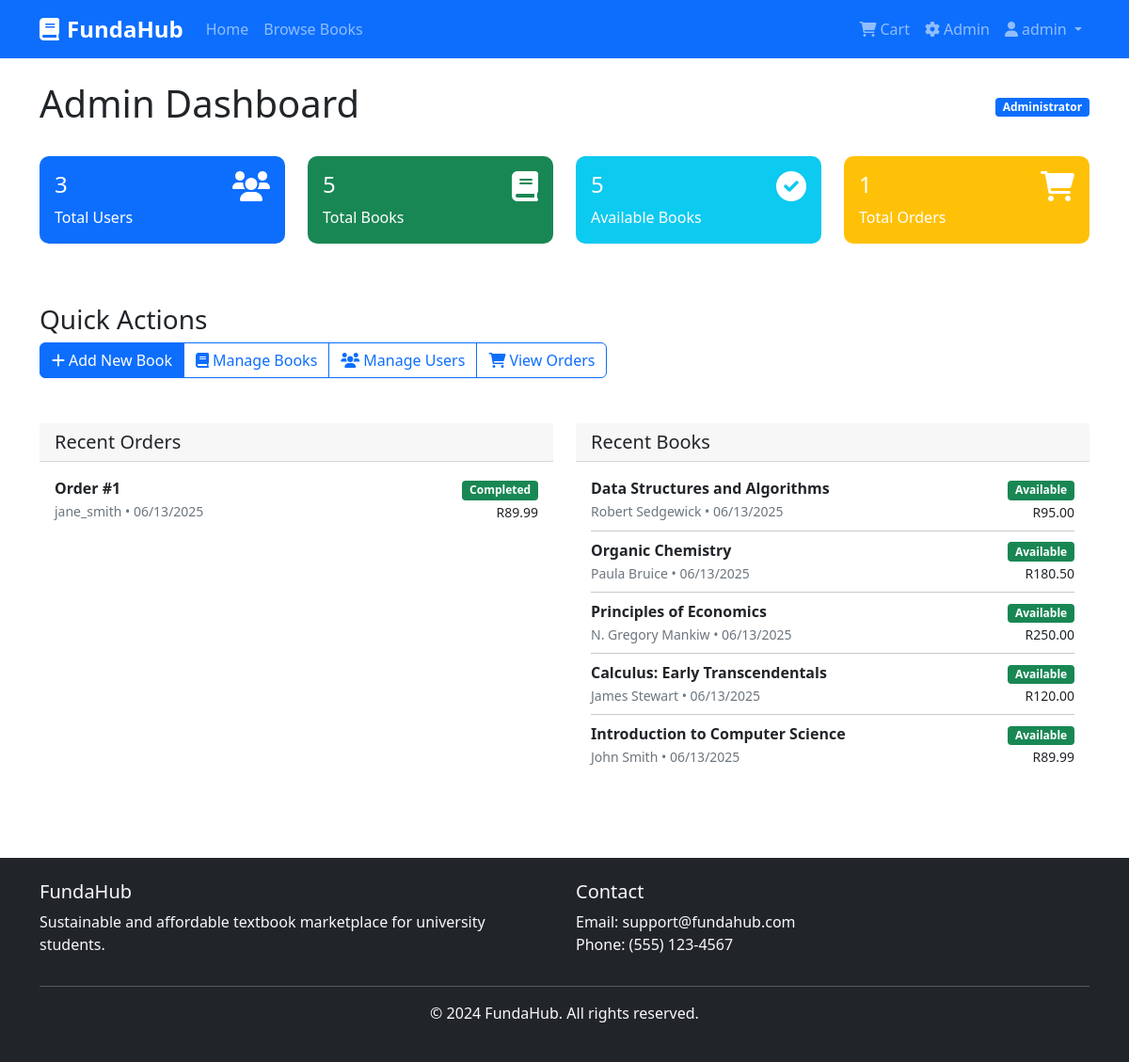
The app's page /admin/dashboard (signed in) with its own data.
### models.py (models this page shows, shortened)
class Order(db.Model):
    id = db.Column(db.Integer, primary_key=True)
    user_id = db.Column(db.Integer, db.ForeignKey('user.id'), nullable=False)
    total_amount = db.Column(db.Float, nullable=False)
    status = db.Column(db.String(50), default='Pending')
    created_at = db.Column(db.DateTime, default=datetime.utcnow)
    items = db.relationship('OrderItem', backref='order', lazy=True)

class User(db.Model):
    id = db.Column(db.Integer, primary_key=True)
    username = db.Column(db.String(80), unique=True, nullable=False)
    email = db.Column(db.String(120), unique=True, nullable=False)
    password_hash = db.Column(db.String(120), nullable=False)
    is_admin = db.Column(db.Boolean, default=False)
    created_at = db.Column(db.DateTime, default=datetime.utcnow)
    books = db.relationship('Book', backref='seller', lazy=True)
    orders = db.relationship('Order', backref='user', lazy=True)

class Book(db.Model):
    id = db.Column(db.Integer, primary_key=True)
    title = db.Column(db.String(200), nullable=False)
    author = db.Column(db.String(100), nullable=False)
    condition = db.Column(db.String(50), nullable=False)  # New, Like New, Used
    price = db.Column(db.Float, nullable=False)
    category = db.Column(db.String(100), nullable=False)  # Faculty/Subject
    description = db.Column(db.Text)
    image_url = db.Column(db.String(500))
    seller_id = db.Column(db.Integer, db.ForeignKey('user.id'), nullable=False)
    is_available = db.Column(db.Boolean, default=True)
    created_at = db.Column(db.DateTime, default=datetime.utcnow)

### admin/routes.py (the view)
    def decorated_function(*args, **kwargs):
        if 'user_id' not in session or not session.get('is_admin'):
            flash('Admin access required', 'error')
            return redirect(url_for('auth.login'))
        return f(*args, **kwargs)

### admin/routes.py (called while the page is built)
def admin_required(f):
    def decorated_function(*args, **kwargs):
        if 'user_id' not in session or not session.get('is_admin'):
            flash('Admin access required', 'error')
            return redirect(url_for('auth.login'))
        return f(*args, **kwargs)
    decorated_function.__name__ = f.__name__
    return decorated_function

@admin_bp.route('/dashboard')
@admin_required
def dashboard():
    total_users = User.query.count()
    total_books = Book.query.count()
    available_books = Book.query.filter_by(is_available=True).count()
    total_orders = Order.query.count()
    recent_orders = Order.query.order_by(Order.created_at.desc()).limit(5).all()
    recent_books = Book.query.order_by(Book.created_at.desc()).limit(5).all()
    stats = {
        'total_users': total_users,
        'total_books': total_books,
        'available_books': available_books,
        'total_orders': total_orders
    }
    return render_template('admin/dashboard.html', stats=stats,
                         recent_orders=recent_orders, recent_books=recent_books)

### templates/admin/dashboard.html (shortened to what this page needs)
{% extends "base.html" %}  {% block content %}
<div class="container py-4">
  <div class="d-flex justify-content-between align-items-center mb-4">
    <h1>Admin Dashboard</h1>
    <span class="badge bg-primary">Administrator</span>
  </div>
  <div class="row mb-5">
    <div class="col-md-3 mb-3">
      <div class="card bg-primary text-white">
        <div class="card-body">
          <div class="d-flex justify-content-between">
            <div>
              <h4>{{ stats.total_users }}</h4>
              <p class="mb-0">Total Users</p>
            </div>
            <i class="fas fa-users fa-2x"></i>
          </div>
        </div>
      </div>
    </div>
    <div class="col-md-3 mb-3">
      <div class="card bg-success text-white">
        <div class="card-body">
          <div class="d-flex justify-content-between">
            <div>
              <h4>{{ stats.total_books }}</h4>
              <p class="mb-0">Total Books</p>
            </div>
            <i class="fas fa-book fa-2x"></i>
          </div>
        </div>
      </div>
    </div>
    <div class="col-md-3 mb-3">
      <div class="card bg-info text-white">
        <div class="card-body">
          <div class="d-flex justify-content-between">
            <div>
              <h4>{{ stats.available_books }}</h4>
              <p class="mb-0">Available Books</p>
            </div>
            <i class="fas fa-check-circle fa-2x"></i>
          </div>
        </div>
      </div>
    </div>
    <div class="col-md-3 mb-3">
      <div class="card bg-warning text-white">
        <div class="card-body">
          <div class="d-flex justify-content-between">
            <div>
              <h4>{{ stats.total_orders }}</h4>
              <p class="mb-0">Total Orders</p>
            </div>
            <i class="fas fa-shopping-cart fa-2x"></i>
          </div>
        </div>
      </div>
    </div>
  </div>
  <div class="row mb-5">
    <div class="col-12">
      <h3>Quick Actions</h3>
      <div class="btn-group" role="group">
        <a href="{{ url_for('admin.add_book') }}" class="btn btn-primary">
          <i class="fas fa-plus me-1"></i>Add New Book
        </a>
        <a href="{{ url_for('admin.books') }}" class="btn btn-outline-primary">
          <i class="fas fa-book me-1"></i>Manage Books
        </a>
        <a href="{{ url_for('admin.users') }}" class="btn btn-outline-primary">
          <i class="fas fa-users me-1"></i>Manage Users
        </a>
        <a href="{{ url_for('admin.orders') }}" class="btn btn-outline-primary">
          <i class="fas fa-shopping-cart me-1"></i>View Orders
        </a>
      </div>
    </div>
  </div>
  <div class="row">
    <div class="col-md-6">
      <div class="card">
        <div class="card-header">
          <h5 class="mb-0">Recent Orders</h5>
        </div>
        <div class="card-body">
          {% if recent_orders %} {% for order in recent_orders %}
          <div class="d-flex justify-content-between align-items-center mb-2">
            <div>
              <strong>Order #{{ order.id }}</strong><br />
              <small class="text-muted"
                >{{ order.user.username }} • {{
                order.created_at.strftime('%m/%d/%Y') }}</small
              >
            </div>
            <div class="text-end">
              <span
                class="badge bg-{{ 'success' if order.status == 'Completed' else 'warning' }}"
              >
                {{ order.status }} </span
              ><br />
              <small>R{{ "%.2f"|format(order.total_amount) }}</small>
            </div>
          </div>
           {% endfor %} {% else %}
          <p class="text-muted">No recent orders</p>
          {% endif %}
        </div>
      </div>
    </div>
    <div class="col-md-6">
      <div class="card">
        <div class="card-header">
          <h5 class="mb-0">Recent Books</h5>
        </div>
        <div class="card-body">
          {% if recent_books %} {% for book in recent_books %}
          <div class="d-flex justify-content-between align-items-center mb-2">
            <div>
              <strong>{{ book.title }}</strong><br />
              <small class="text-muted"
                >{{ book.author }} • {{ book.created_at.strftime('%m/%d/%Y')
                }}</small
              >
            </div>
            <div class="text-end">
              <span
                class="badge bg-{{ 'success' if book.is_available else 'danger' }}"
              >
                {{ 'Available' if book.is_available else 'Sold' }} </span
              ><br />
              <small>R{{ "%.2f"|format(book.price) }}</small>
            </div>
          </div>
          {% if not loop.last %}
          <hr class="my-2" />
          {% endif %} {% endfor %} {% else %}
          <p class="text-muted">No recent books</p>
          {% endif %}
        </div>
      </div>
    </div>
  </div>
</div>
{% endblock %}

### templates/base.html (shortened to what this page needs)
<!DOCTYPE html>
<html lang="en">
<head>
    <link href="https://cdn.jsdelivr.net/npm/bootstrap@5.1.3/dist/css/bootstrap.min.css" rel="stylesheet">
    <link href="https://cdnjs.cloudflare.com/ajax/libs/font-awesome/6.0.0/css/all.min.css" rel="stylesheet">
    <link href="{{ url_for('static', filename='css/style.css') }}" rel="stylesheet">
</head>
<body>
    <nav class="navbar navbar-expand-lg navbar-dark bg-primary">
        <div class="container">
            <a class="navbar-brand fw-bold" href="{{ url_for('main.index') }}">
                <i class="fas fa-book me-2"></i>FundaHub
            </a>
            <div class="collapse navbar-collapse" id="navbarNav">
                <ul class="navbar-nav me-auto">
                    <li class="nav-item">
                        <a class="nav-link" href="{{ url_for('main.index') }}">Home</a>
                    </li>
                    <li class="nav-item">
                        <a class="nav-link" href="{{ url_for('main.books') }}">Browse Books</a>
                    </li>
                </ul>
                <ul class="navbar-nav">
                    {% if session.user_id %}
                        <li class="nav-item">
                            <a class="nav-link" href="{{ url_for('cart.view') }}">
                                <i class="fas fa-shopping-cart me-1"></i>Cart
                            </a>
                        </li>
                        {% if session.is_admin %}
                            <li class="nav-item">
                                <a class="nav-link" href="{{ url_for('admin.dashboard') }}">
                                    <i class="fas fa-cog me-1"></i>Admin
                                </a>
                            </li>
                        {% endif %}
                        <li class="nav-item dropdown">
                            <a class="nav-link dropdown-toggle" href="#" id="navbarDropdown" role="button" data-bs-toggle="dropdown">
                                <i class="fas fa-user me-1"></i>{{ session.username }}
                            </a>
                        </li>
                    {% endif %}
                </ul>
            </div>
        </div>
    </nav>
    <main>
        {% block content %}{% endblock %}
    </main>
    <footer class="bg-dark text-light py-4 mt-5">
        <div class="container">
            <div class="row">
                <div class="col-md-6">
                    <h5>FundaHub</h5>
                    <p>Sustainable and affordable textbook marketplace for university students.</p>
                </div>
                <div class="col-md-6">
                    <h5>Contact</h5>
                    <p>Email: support@fundahub.com<br>
                    Phone: (555) 123-4567</p>
                </div>
            </div>
            <hr>
            <div class="text-center">
                <p>&copy; 2024 FundaHub. All rights reserved.</p>
            </div>
        </div>
    </footer>
</body>
</html>

### static/css/style.css (style rules this page uses)
.navbar-brand { font-size: 1.5rem; }
.card { border: none; border-radius: 10px; }
.btn { border-radius: 6px; }
.badge { font-size: 0.75em; }
.card.bg-primary, .card.bg-success, .card.bg-info, .card.bg-warning { border: none; }
footer { margin-top: auto; }

### records on screen
Order: id "1", user.username "jane_smith", created_at "06/13/2025", status "Completed", total_amount "89.99"
Book: title "Data Structures and Algorithms", author "Robert Sedgewick", created_at "06/13/2025", is_available "Available", price "95.00"
Book: title "Organic Chemistry", author "Paula Bruice", created_at "06/13/2025", is_available "Available", price "180.50"
Book: title "Principles of Economics", author "N. Gregory Mankiw", created_at "06/13/2025", is_available "Available", price "250.00"
Book: title "Calculus: Early Transcendentals", author "James Stewart", created_at "06/13/2025", is_available "Available", price "120.00"
Book: title "Introduction to Computer Science", author "John Smith", created_at "06/13/2025", is_available "Available", price "89.99"

### other values on screen
{{ session.username }} "admin"
{{ stats.total_users }} "3"
{{ stats.total_books }} "5"
{{ stats.available_books }} "5"
{{ stats.total_orders }} "1"
